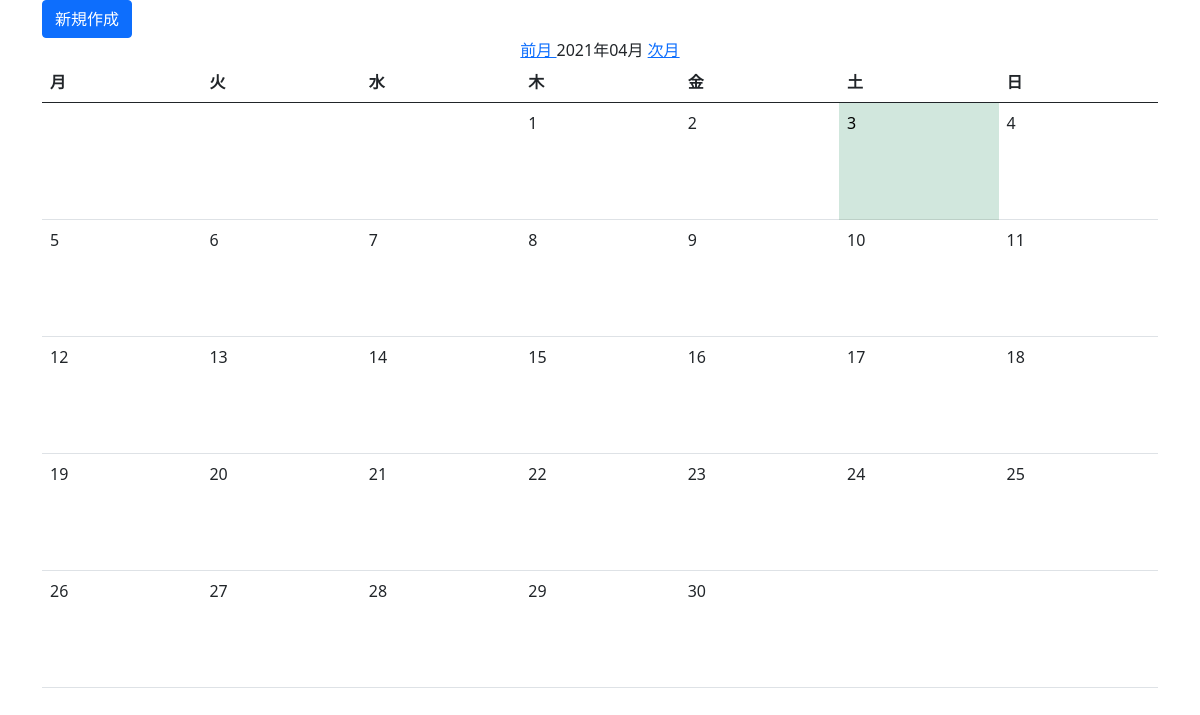
The app's page /, older data.
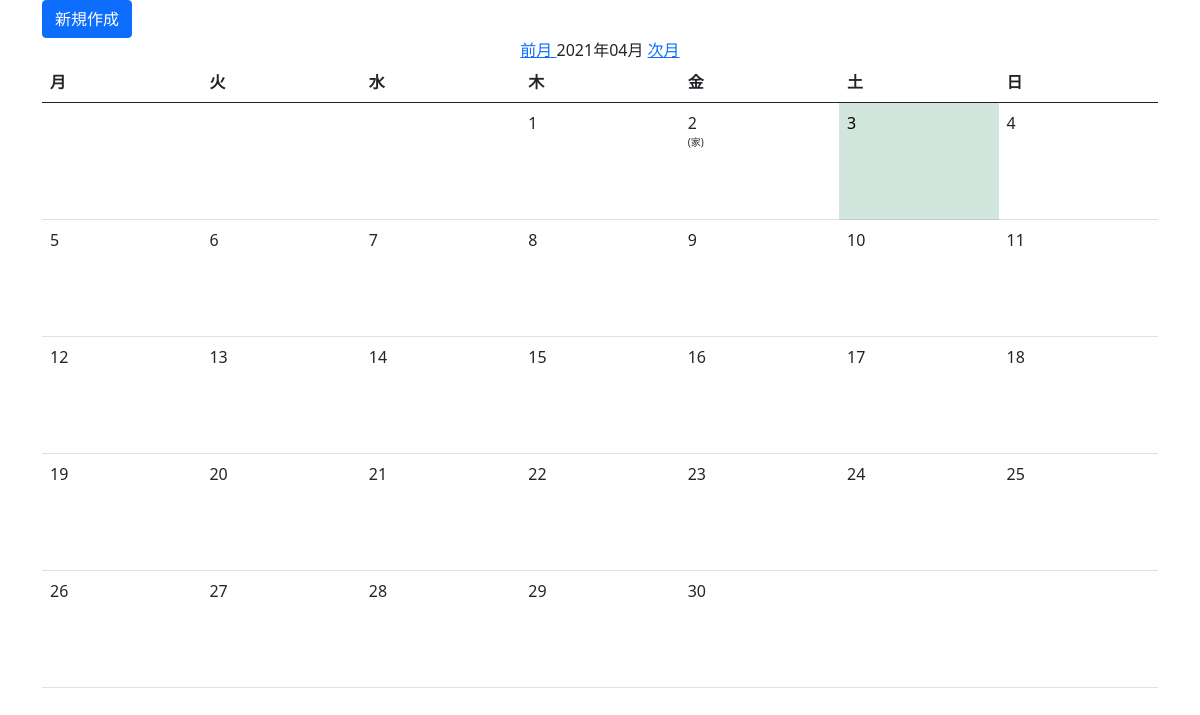
The same page, newer data.
### mustlecalendarapp/models.py (models this page shows, shortened)
class Record(models.Model):
    date = models.DateField('日付')
    place = models.CharField(verbose_name='場所', max_length=100, choices=PLACE, default='house')
    category_pectoral = models.BooleanField(verbose_name='胸筋', default=False)
    category_abs = models.BooleanField(verbose_name='腹筋', default=False)
    category_spine = models.BooleanField(verbose_name='背筋', default=False)
    category_run = models.BooleanField(verbose_name='ラン', default=False)

### mustlecalendarapp/views.py (the view)
# urls.py: path('', MonthWithScheduleCalendar.as_view(), name='month_with_schedule'),
class MonthWithScheduleCalendar(MonthWithScheduleMixin, TemplateView):
    template_name = 'month.html'
    model = Record
    def get_context_data(self, **kwargs):
        context = super().get_context_data(**kwargs)
        calendar_context = self.get_month_calendar()
        context.update(calendar_context)
        return context

### mustlecalendarapp/mixins.py (called while the page is built)
    def get_previous_month(self, date):
        if date.month == 1:
            return date.replace(year=date.year-1, month=12, day=1)
        else:
            return date.replace(month=date.month-1, day=1)

    def get_next_month(self, date):
        if date.month == 12:
            return date.replace(year=date.year+1, month=1, day=1)
        else:
            return date.replace(month=date.month+1, day=1)

    def get_current_month(self):
        month = self.kwargs.get('month')
        year = self.kwargs.get('year')
        if month and year:
            month = datetime.date(year=int(year), month=int(month), day=1)
        else:
            month = datetime.date.today().replace(day=1)
        return month

    def get_month_days(self, date):
        return self._calendar.monthdatescalendar(date.year, date.month)

### templates/month.html (shortened to what this page needs)
{% extends 'base.html' %}
{% block content %}
<a href="{% url 'app:create' %}" class="btn btn-primary">新規作成</a>
<div align="center">
  <a href="{% url 'app:month_with_schedule' month_previous.year month_previous.month %}">
    前月
  </a>
  {{ month_current | date:"Y年m月" }}
  <a href="{% url 'app:month_with_schedule' month_next.year month_next.month %}">
    次月
  </a>
</div>
<table class="table">
  <thead>
    <tr>
      {% for w in week_names %}
      <th>{{ w }}</th>
      {% endfor %}
    </tr>
  </thead>
  <tbody>
    {% for day_schedules in month_day_schedules %}
    <tr>
      {% for day, schedules in day_schedules.items %}
      {% if now == day %}
      <td class="table-success">
        {% else %}
      <td>
        {% endif %}
        <div>
          {% if month_current.month == day.month %}
          {{ day.day }}
          {% for schedule in schedules %}
          <li>({{ schedule.get_place_display }})</li>
          {% endfor %}
          {% endif %}
        </div>
      </td>
      {% endfor %}
    </tr>
    {% endfor %}
  </tbody>
</table>
{% endblock %}

Row changes from the older to the newer data that the page shows:
added Record: day "2", place "家"
Text that changed along with them:
list line gone: "2"
